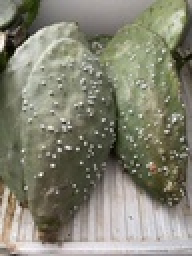
%> input picture Pratica_5/Fatiamento/img1.jpg, 96 x 128 px, shrunk from 1200 x 1600 before the run (shown 2 times larger)
$ octave fatiamentoBitABit.m   (GNU Octave 9; MATLAB toolbox functions it lacks are replaced by stand-ins)
%> lines starting %> are read from the running program, lines starting %| are printed output that depends on the picture; in (x1, y1, x2, y2) boxes, pixels count from 0 and x2, y2 are one past the last pixel; in counts of white or black regions, pixels touching at a corner belong together; the program's own positions count from 1
%Limpando janelas
close all;
%Limpando variaveis
clear all;

im = imread('img1.jpg');
%> im is the input picture: size 128x96x3 uint8; mean R, G, B 132.6, 131.8, 115.1
im = im(:,:,3);
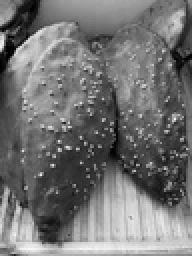
%> im: size 128x96 uint8 (shown 2 times larger); min 0, max 247, mean 115.1
height = size(im,1);
%> height = 128
width = size(im,2);
%> width = 96
dec = 0;
imagens = cell(1,8);

for (i = 1: 1 : 8)
    imagens{i} = logical(zeros(height,width));
end
%> after the loop, imagens = 8 items

cont = 1;
bit = 0;
tic
for (i = 1 : 1 : height)
  for (j = 1 : 1 : width)
     dec = im(i,j);
     bin = dec2bin(dec);
     bin =  fliplr (bin);
     cont = 1;
     while(cont <= 8)
        if(cont <= size(bin,2))
            bit = str2double(bin(1,cont)) == 1;
            imagemVez = imagens{cont};
            imagemVez(i,j) = bit;
            imagens{cont} = imagemVez;
        else
            cont = 8;
        endif
        cont++;
     endwhile
  endfor
endfor
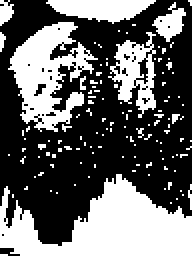
%> imagemVez: size 128x96 logical (shown 2 times larger); 39.5% white; 126 white regions (120 under 20 px), largest, box (x1, y1, x2, y2) and area: (0, 87, 96, 128) 2169, (4, 11, 49, 66) 1204, (54, 16, 78, 59) 481, (23, 0, 78, 12) 424, (76, 1, 93, 21) 166, (0, 0, 7, 13) 61
%> after the loop, bit = true
toc
imSaida = imagens{7}+imagens{8};
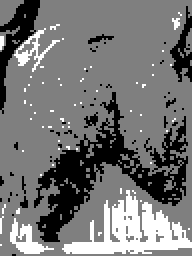
%> imSaida: size 128x96 double (shown 2 times larger); min 0, max 2, mean 0.914; drawn with min black and max white
figure('Name', 'Saida');

subplot(1,2,1);
imshow(im);
title('Imagem Original');

subplot(1,2,2);
imshow(imSaida);
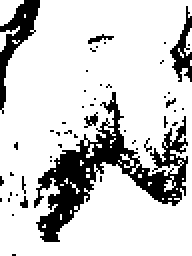
%> displayed picture: size 128x96, on the screen's scale of 0 to 255 (shown 2 times larger); 80.9% white; 49 black regions (44 under 20 px), largest, box (x1, y1, x2, y2) and area: (17, 46, 94, 121) 1628, (0, 0, 20, 57) 361, (85, 3, 96, 41) 174, (42, 56, 49, 64) 28, (44, 17, 57, 22) 27
title('imSaida');
